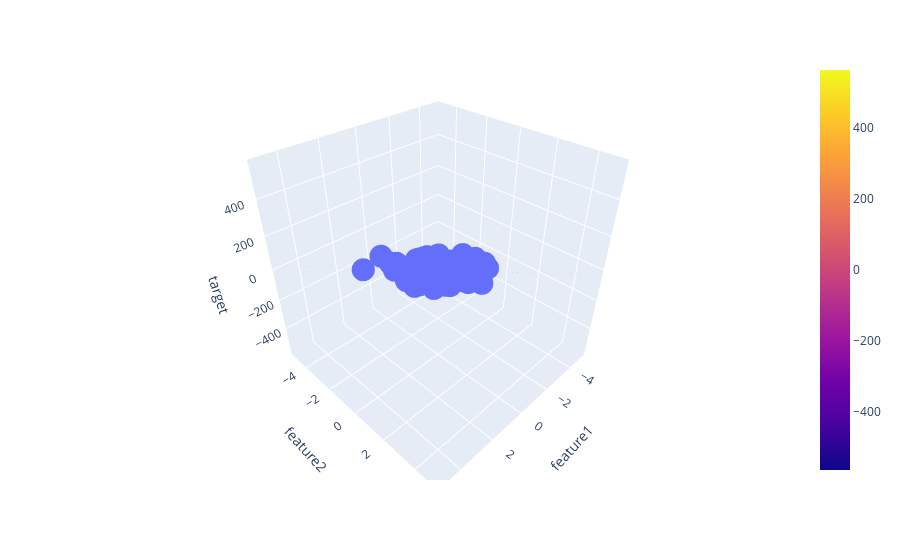

This figure's notebook cell:
### Code cell
fig = px.scatter_3d(df, x='feature1', y='feature2', z='target')

fig.add_trace(go.Surface(x=x, y=y, z=z))

fig.show()
